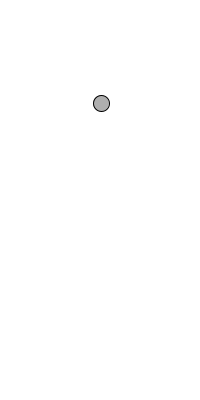
Frame 1 (no input)
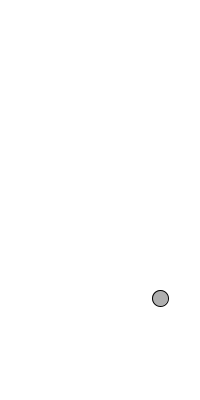
Frame 60 (the mouse pressed at the canvas centre just before this capture)
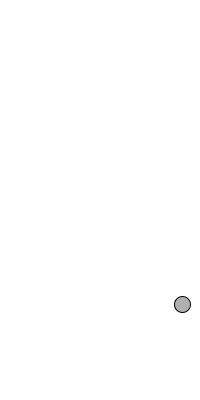
Frame 120 (the mouse held since frame 60 and released just before this capture)

The Processing sketch that drew these frames (run headless with seeded random() and noise(); from frame 60 on, the mouse is pressed at the canvas centre):

// Processing sketch: bouncingball_xy
// ── bouncingball_xy.pde
float x = 100;
float y = 100;
float xspeed = 1;
float yspeed = 3.3;

void setup() {
  size(200,400);
  background(255);
}

void draw() {
  background(255);
  x = x + xspeed;
  y = y + yspeed;
  
  if ((x> width) || (x < 0)) {
    xspeed = xspeed * -1;
  }
  if ((y > height) || (y <0)) {
    yspeed = yspeed * -1;
  }
  
  stroke(0);
  fill(175);
  ellipse(x,y,16,16);
}
